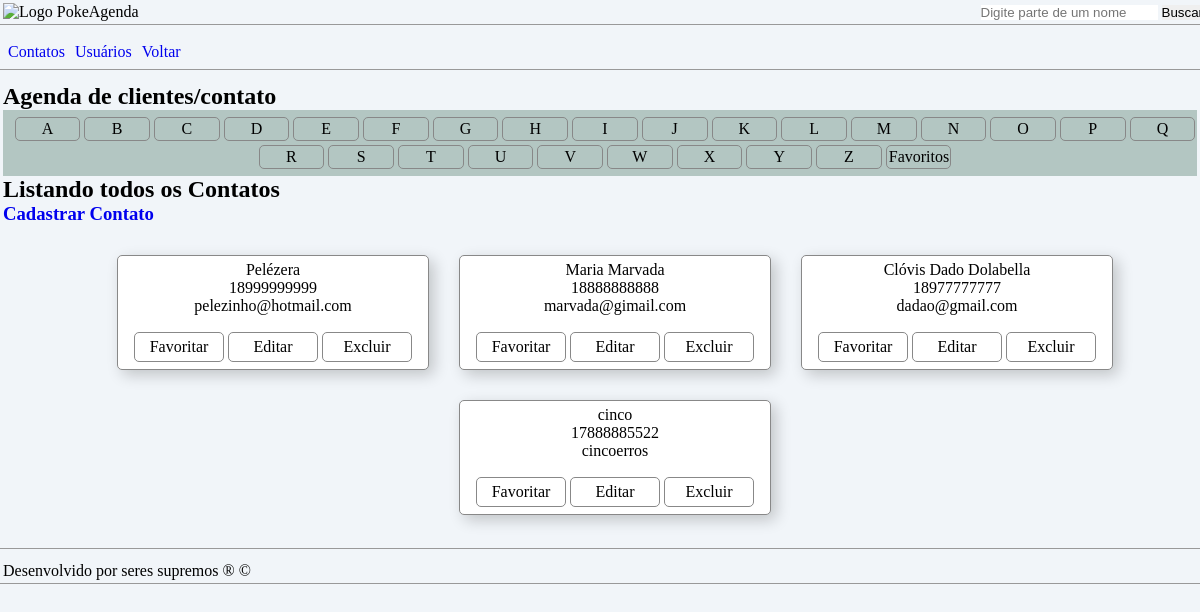
The page / on the database its author committed.
### tables this page shows
CREATE TABLE `contatos` (
  `idcontatos` int(11) NOT NULL,
  `nome` varchar(45) NOT NULL,
  `tel` varchar(12) NOT NULL,
  `email` varchar(90) NOT NULL,
  `favoritos` enum('0','1') NOT NULL,
  `users_idusers` int(11) NOT NULL
);

### index.php (the view, shortened to what this page needs)
<?php
	require_once('include/connectaBD.php');
	$result = $banco->query("SELECT * FROM contatos");
?>
<!doctype html>
<html lang="pt-br">
	<head>
	<link rel="stylesheet" href="css/folha.css" type="text/css">
	</head>
	<body>
		<?php include('include/inc_topo.php');?>
		<?php include('include/inc_menu.php');?>
		<main>
			<article>
				<h1>Agenda de clientes/contato</h1>
				<section id="menuAlfabeto">
					<div id="alfabeto">
						<ul>
							<li><a href="#">A</a></li>
							<li><a href="#">B</a></li>
							<li><a href="#">C</a></li>
							<li><a href="#">D</a></li>
							<li><a href="#">E</a></li>
							<li><a href="#">F</a></li>
							<li><a href="#">G</a></li>
							<li><a href="#">H</a></li>
							<li><a href="#">I</a></li>
							<li><a href="#">J</a></li>
							<li><a href="#">K</a></li>
							<li><a href="#">L</a></li>
							<li><a href="#">M</a></li>
							<li><a href="#">N</a></li>
							<li><a href="#">O</a></li>
							<li><a href="#">P</a></li>
							<li><a href="#">Q</a></li>
							<li><a href="#">R</a></li>
							<li><a href="#">S</a></li>
							<li><a href="#">T</a></li>
							<li><a href="#">U</a></li>
							<li><a href="#">V</a></li>
							<li><a href="#">W</a></li>
							<li><a href="#">X</a></li>
							<li><a href="#">Y</a></li>
							<li><a href="#">Z</a></li>
							<li><a href="#">Favoritos</a></li>
						</ul>
					</div>
				</section>
				<section id="listar">
					<h2>Listando todos os Contatos</h2>
					<h3><a href="contatoAdd.php">Cadastrar Contato</a></h3>
					<div class="list">
						<?php while($row = mysqli_fetch_array($result)) {?>
							<div class="list-item">
								<div class="listNome"><?= $row['nome']?></div>
								<div class="listTel"><?= $row['tel']?></div>
								<div class="listEmail"><?= $row['email']?></div>
								<div class="buttons">
									<div class="star"><a href="favoritar.php">Favoritar</a></div>
									<div class="up"><a href="contatoUp.php">Editar</a></div>
									<div class="del"><a href="contatoDel.php?id=<?= $row['idcontatos']?>">Excluir</a></div>
								</div>
							</div>
						<?php }?>
					</div>
				</section>
			</article>
		</main>
		<?php include('include/inc_rodape.php');?>
	</body>
</html>

### include/inc_topo.php
<header>
    <div id="logo"><img src="image/logoTwo.png" alt="Logo PokeAgenda"></div>
    <div id="search">
        <form action="#" method="get" name="formBusca" id="formBusca">
            <input type="text" name="txtBusca" id="txtBusca" placeholder="Digite parte de um nome">
            <input type="submit" name="btSerach" id="btSearch" value="Buscar">
        </form>
    </div>
</header>

### include/inc_menu.php
<nav>
        <ul>
            <li><a href="index.php">Contatos</a></li>
            <li><a href="usersList.php">Usuários</a></li>
            <li><a href="javascript:history.back();">Voltar</a></li>
        </ul>
</nav>

### include/inc_rodape.php
<footer>Desenvolvido por seres supremos &reg; &copy;</footer>

### css/folha.css (style rules this page uses)
* { list-style: none; text-decoration: none; border:0px; margin: 0px; padding: 0px; }
body { background-color:#f1f5f9; font-family:Tahoma; font-size: 16px; background-image: url("../image/backgroundOne.jpg"); background-attachment: fixed; background-position: bottom right; background-repeat: no-repeat; background-size: cover; }
header { width: 100%; margin-bottom: 10px; padding: 3px; border-bottom: 1px solid #999999; display: inline-flex; justify-content:space-between; }
nav { width: auto; margin-bottom: 10px; padding: 3px; border-bottom: 1px solid #999999; }
nav ul { display: inline-flex; justify-content: center; }
nav ul li { margin: 5px; }
main { width: auto; margin-bottom: 10px; padding: 3px; border-bottom: 1px solid #999999; }
footer { width: auto; margin-bottom: 10px; padding: 3px; border-bottom: 1px solid #999999; }
#alfabeto { background-color: #B3C6C2; }
#alfabeto ul { padding: 5px; width: 100%; display: inline-flex; justify-content: center; flex-wrap: wrap; }
#alfabeto ul li { display: block; text-align: center; margin: 2px; padding: 2px; width: 5%; border: 1px solid #888888; border-radius: 5px; }
#alfabeto ul li a { color: #000; display: block; }
.list { width: 100%; height: auto; display: flex; flex-wrap: wrap; justify-content: center; align-items: center; padding: 15px; }
.list-item { flex: 0 1 300px; border: 1px solid #888888; background-color: #fff; margin: 15px; padding: 5px; text-align: center; border-radius: 5px; box-shadow: 5px 5px 15px 0px rgba(0, 0, 0, .2) }
.buttons { width: 100%; display: flex; flex-wrap: wrap; justify-content: center; align-items: center; margin-top: 15px; }
.buttons div { width: 30%; margin: 2px; }
.buttons div a { display: block; border: 1px solid #888888; padding: 5px; color: #000; border-radius: 5px; }

### rows shown on the page
contatos: nome "Pelézera", tel "18999999999", email "pelezinho@hotmail.com"
contatos: nome "Maria Marvada", tel "18888888888", email "marvada@gimail.com"
contatos: nome "Clóvis Dado Dolabella", tel "18977777777", email "dadao@gmail.com"
contatos: nome "cinco", tel "17888885522", email "cincoerros"
